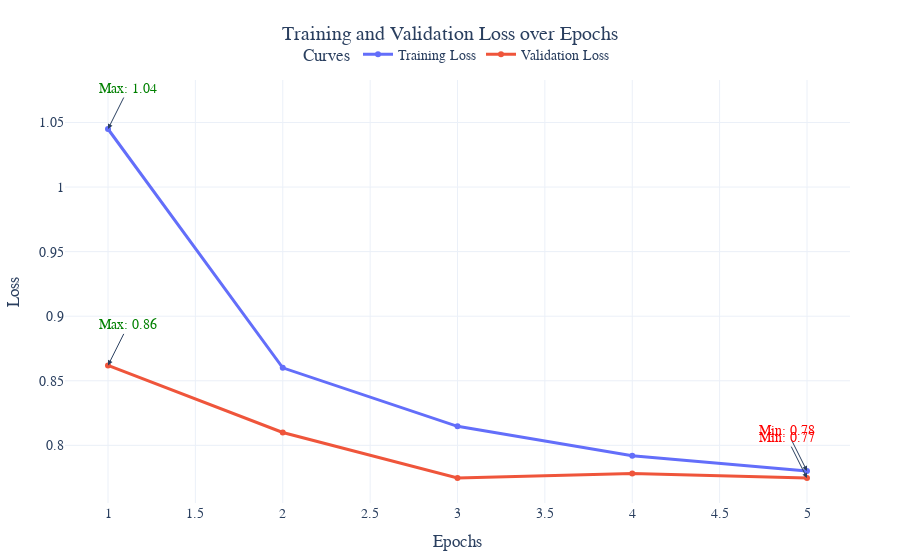

Write notebook code for a chart like this one.
### Code cell
trainer = Trainer(
    model=model,
    config=TrainerConfig(
        training_type='masked_label',
        criterion='tabular_masked_loss',
        optimizer='adam',
        learning_rate=1e-3,
        weight_decay=1e-5,
        save_weights_path="../models/bert_adult.pth",
        batch_size=64
    )
)
trainer.train(train_dataset, val_dataset, epochs=5, visualize=True)

### Figure 1 — Plotly figure (JSON) as saved in the notebook; plotly's stock layout.template omitted (floating-point values rounded to 4 significant figures)
{"data": [{"hovertemplate": "%{x}, %{y}<extra>Training Loss</extra>", "line": {"width": 3}, "marker": {"size": 6}, "mode": "lines+markers", "name": "Training Loss", "type": "scatter", "x": [1, 2, 3, 4, 5], "y": [1.045, 0.86, 0.8147, 0.7919, 0.7802]}, {"hovertemplate": "%{x}, %{y}<extra>Validation Loss</extra>", "line": {"width": 3}, "marker": {"size": 6}, "mode": "lines+markers", "name": "Validation Loss", "type": "scatter", "x": [1, 2, 3, 4, 5], "y": [0.8619, 0.81, 0.7747, 0.7782, 0.7747]}], "layout": {"annotations": [{"arrowhead": 2, "ax": -20, "ay": -40, "font": {"color": "red"}, "showarrow": true, "text": "Min: 0.78", "x": 5, "y": 0.7802}, {"arrowhead": 2, "ax": 20, "ay": -40, "font": {"color": "green"}, "showarrow": true, "text": "Max: 1.04", "x": 1, "y": 1.045}, {"arrowhead": 2, "ax": -20, "ay": -40, "font": {"color": "red"}, "showarrow": true, "text": "Min: 0.77", "x": 5, "y": 0.7747}, {"arrowhead": 2, "ax": 20, "ay": -40, "font": {"color": "green"}, "showarrow": true, "text": "Max: 0.86", "x": 1, "y": 0.8619}], "font": {"family": "Arial, sans-serif", "size": 14}, "legend": {"orientation": "h", "title": {"text": "Curves"}, "x": 0.5, "xanchor": "center", "y": 1.02, "yanchor": "bottom"}, "margin": {"b": 50, "l": 50, "r": 50, "t": 80}, "title": {"text": "Training and Validation Loss over Epochs", "x": 0.5, "xanchor": "center"}, "xaxis": {"title": {"text": "Epochs"}}, "yaxis": {"title": {"text": "Loss"}}}}
